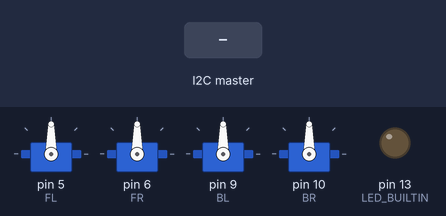
The sketch below on a simulated Arduino Uno, built with avr-gcc and run on an emulated ATmega328P. Shown: 4 × servo, output pins drawn as LEDs (lit = HIGH). The test bench sets the inputs (shaded band).

Above: at 1.2 s.
1.3 s: the I2C master sends the byte 1
At 2.0 s:
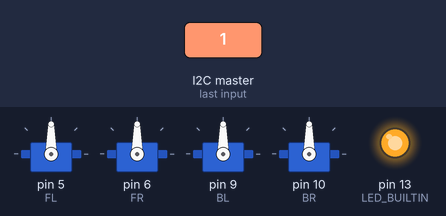
Timing chart, 0 to 4.3 s (numbered marks = the images above; inputs shaded):
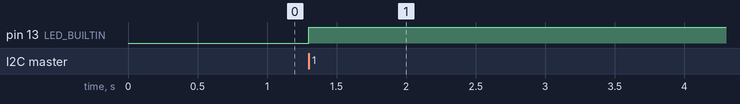

Measured:
- after the input at 1.3 s, pin 13 (LED_BUILTIN): LOW → HIGH at once

The sketch:

i2c_pwm.ino
```cpp
#include <Servo.h>
#include <Wire.h>

Servo FR;
Servo FL;
Servo BR;
Servo BL;

// {FL, FR, BL, BR}
int cmd[4] = {900, 900, 900, 900};

void setup() {
  // put your setup code here, to run once:
//  Serial.begin(115200);
  FL.attach(5);
  FR.attach(6);
  BL.attach(9);
  BR.attach(10);
  Wire.begin(0x40);
  Wire.onReceive(receiveEvent);
  Wire.onRequest(requestEvents);
  pinMode(LED_BUILTIN, OUTPUT);
//  Serial.println("Begin");


}

void loop() {
  // put your main code here, to run repeatedly:

}
union ArrayToInteger {
  byte array[4];
  uint32_t integer;
};
void receiveEvent(int howMany)
{
  ArrayToInteger converter;
  digitalWrite(LED_BUILTIN, HIGH);
  if (Wire.available()) {
    int header = Wire.read();
    int i = 0;
    while (Wire.available()) { // loop through all but the last
      byte c = Wire.read();
      converter.array[i] = c ;
      i++;
    }
    int idx;
    switch(header){
      case 0x10:
        idx = 0;
        break;
      case 0x11:
        idx = 1;
        break;
      case 0x12:
        idx = 2;
        break;
      case 0x13:
        idx = 3;
        break;
    }
    cmd[idx] = converter.integer;
  }
}

void requestEvents() {
  Wire.write(byte(24));
  write_motor(cmd);
  digitalWrite(LED_BUILTIN, LOW);
}

void write_motor(int cmd_new[4]) {
  FL.writeMicroseconds(cmd_new[0]);
  FR.writeMicroseconds(cmd_new[1]);
  BL.writeMicroseconds(cmd_new[2]);
  BR.writeMicroseconds(cmd_new[3]);
//  Serial.print(cmd[0]);
//  Serial.print(" ");
//  Serial.print(cmd[1]);
//  Serial.print(" ");
//  Serial.print(cmd[2]);
//  Serial.print(" ");
//  Serial.println(cmd[3]);
}
```
